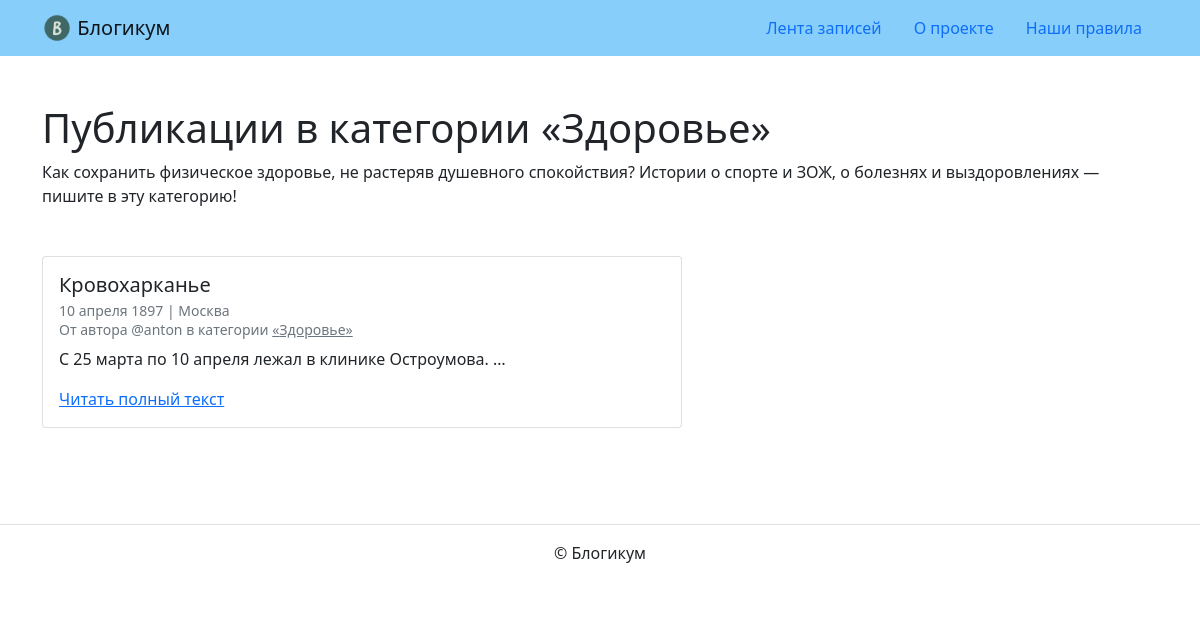
The app's page /category/health/ with its own data.
### blog/models.py (models this page shows, shortened)
class Category(IsPublishedModel):
    title = models.CharField(
        max_length=256,
        verbose_name='Заголовок'
    )
    description = models.TextField(
        verbose_name='Описание'
    )
    slug = models.SlugField(
        max_length=64,
        unique=True,
        verbose_name='Идентификатор',
        help_text=('Идентификатор страницы для URL; разрешены символы'
                   ' латиницы, цифры, дефис и подчёркивание.')
    )
    class Meta:
        ordering = ('title',)
        verbose_name = 'категория'
        verbose_name_plural = 'Категории'

class Post(IsPublishedModel):
    title = models.CharField(
        max_length=256,
        verbose_name='Заголовок'
    )
    text = models.TextField(
        verbose_name='Текст'
    )
    pub_date = models.DateTimeField(
        verbose_name='Дата и время публикации',
        help_text='Если установить дату и время в будущем '
                  '— можно делать отложенные публикации.'
    )
    author = models.ForeignKey(
        User,
        on_delete=models.CASCADE,
        verbose_name='Автор публикации',
        related_name='posts',
    )
    category = models.ForeignKey(
        'Category',
        on_delete=models.CASCADE,
        null=True,
        verbose_name='Категория',
        related_name='posts',
    )
    location = models.ForeignKey(
        'Location',
        on_delete=models.SET_NULL,
        null=True,
        verbose_name='Местоположение',
        related_name='posts',
    )
    class Meta:
        ordering = ('-pub_date',)
        verbose_name = 'публикация'
        verbose_name_plural = 'Публикации'

class Location(IsPublishedModel):
    name = models.CharField(
        max_length=256,
        verbose_name='Название места'
    )
    class Meta:
        ordering = ('name',)
        verbose_name = 'местоположение'
        verbose_name_plural = 'Местоположения'

### blog/views.py (the view)
def category_posts(request, category_slug):
    template = 'blog/category.html'
    category = get_object_or_404(
        Category,
        slug=category_slug, is_published=True)
    post_list = get_posts(category.posts)
    context = {'category': category,
               'post_list': post_list}
    return render(request, template, context)

### blog/views.py (called while the page is built)
def get_posts(post_objects):
    return post_objects.select_related(
        'location',
        'author',
        'category'
    ).filter(
        pub_date__lt=datetime.now(),
        is_published=True
    )

### templates/blog/category.html (shortened to what this page needs)
{% extends "base.html" %}
{% block content %}
<h1>Публикации в категории «{{ category.title }}»</h1>
<p class="mb-5">{{ category.description }}</p>
{% for post in post_list %}
  <article class="mb-5">
    {% include "includes/post_card.html" %}
  </article>
{% endfor %}
{% endblock %}

### templates/includes/post_card.html
<div class="card" style="width: 40rem;">
  <div class="card-body">
    <h5 class="card-title">{{ post.title }}</h5>
    <h6 class="card-subtitle mb-2 text-muted">
      <small>
        {{ post.pub_date|date:"d E Y" }} | {% if post.location and post.location.is_published %}{{ post.location.name }}{% else %}Планета Земля{% endif %}<br>
        От автора @{{ post.author.username }} в категории {% include "includes/category_link.html" %}
      </small>
    </h6>
    <p class="card-text">{{ post.text|truncatewords:10 }}</p>
    <a href="{% url 'blog:post_detail' post.id %}" class="card-link">Читать полный текст</a>
  </div>
</div>

### templates/includes/category_link.html
<a class="text-muted" href="{% url 'blog:category_posts' post.category.slug %}">
  «{{ post.category.title }}»
</a>

### records on screen
Category: title "Здоровье", description "Как сохранить физическое здоровье, не растеряв душевного спокойствия? Истории о спорте и ЗОЖ, о болезнях и выздоровлениях — пишите в эту категорию!"
Post: title "Кровохарканье", pub_date "10 апреля 1897", location.name "Москва", author.username "anton", category "Здоровье", text "С 25 марта по 10 апреля лежал в клинике Остроумова. …"
